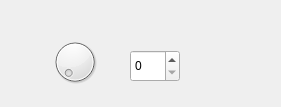
<?xml version="1.0" encoding="UTF-8"?>
<ui version="4.0">
 <class>myWidget</class>
 <widget class="QWidget" name="myWidget">
  <property name="geometry">
   <rect>
    <x>0</x>
    <y>0</y>
    <width>281</width>
    <height>107</height>
   </rect>
  </property>
  <property name="windowTitle">
   <string>Form</string>
  </property>
  <widget class="QDial" name="dial_2">
   <property name="geometry">
    <rect>
     <x>50</x>
     <y>30</y>
     <width>50</width>
     <height>64</height>
    </rect>
   </property>
   <property name="parmType" stdset="0">
    <string>cameraParm1</string>
   </property>
  </widget>
  <widget class="QSpinBox" name="spinBox_2">
   <property name="geometry">
    <rect>
     <x>130</x>
     <y>50</y>
     <width>50</width>
     <height>32</height>
    </rect>
   </property>
   <property name="parmType" stdset="0">
    <string>cameraParm1</string>
   </property>
  </widget>
 </widget>
 <resources/>
 <connections>
  <connection>
   <sender>dial_2</sender>
   <signal>sliderMoved(int)</signal>
   <receiver>spinBox_2</receiver>
   <slot>setValue(int)</slot>
   <hints>
    <hint type="sourcelabel">
     <x>81</x>
     <y>42</y>
    </hint>
    <hint type="destinationlabel">
     <x>155</x>
     <y>68</y>
    </hint>
   </hints>
  </connection>
  <connection>
   <sender>spinBox_2</sender>
   <signal>valueChanged(int)</signal>
   <receiver>dial_2</receiver>
   <slot>setValue(int)</slot>
   <hints>
    <hint type="sourcelabel">
     <x>134</x>
     <y>62</y>
    </hint>
    <hint type="destinationlabel">
     <x>91</x>
     <y>64</y>
    </hint>
   </hints>
  </connection>
  <connection>
   <sender>dial_2</sender>
   <signal>sliderMoved(int)</signal>
   <receiver>myWidget</receiver>
   <slot>doWork(int)</slot>
   <hints>
    <hint type="sourcelabel">
     <x>92</x>
     <y>82</y>
    </hint>
    <hint type="destinationlabel">
     <x>233</x>
     <y>17</y>
    </hint>
   </hints>
  </connection>
  <connection>
   <sender>spinBox_2</sender>
   <signal>valueChanged(int)</signal>
   <receiver>myWidget</receiver>
   <slot>doWork(int)</slot>
   <hints>
    <hint type="sourcelabel">
     <x>175</x>
     <y>80</y>
    </hint>
    <hint type="destinationlabel">
     <x>210</x>
     <y>89</y>
    </hint>
   </hints>
  </connection>
 </connections>
 <slots>
  <slot>doWork(int)</slot>
 </slots>
</ui>
